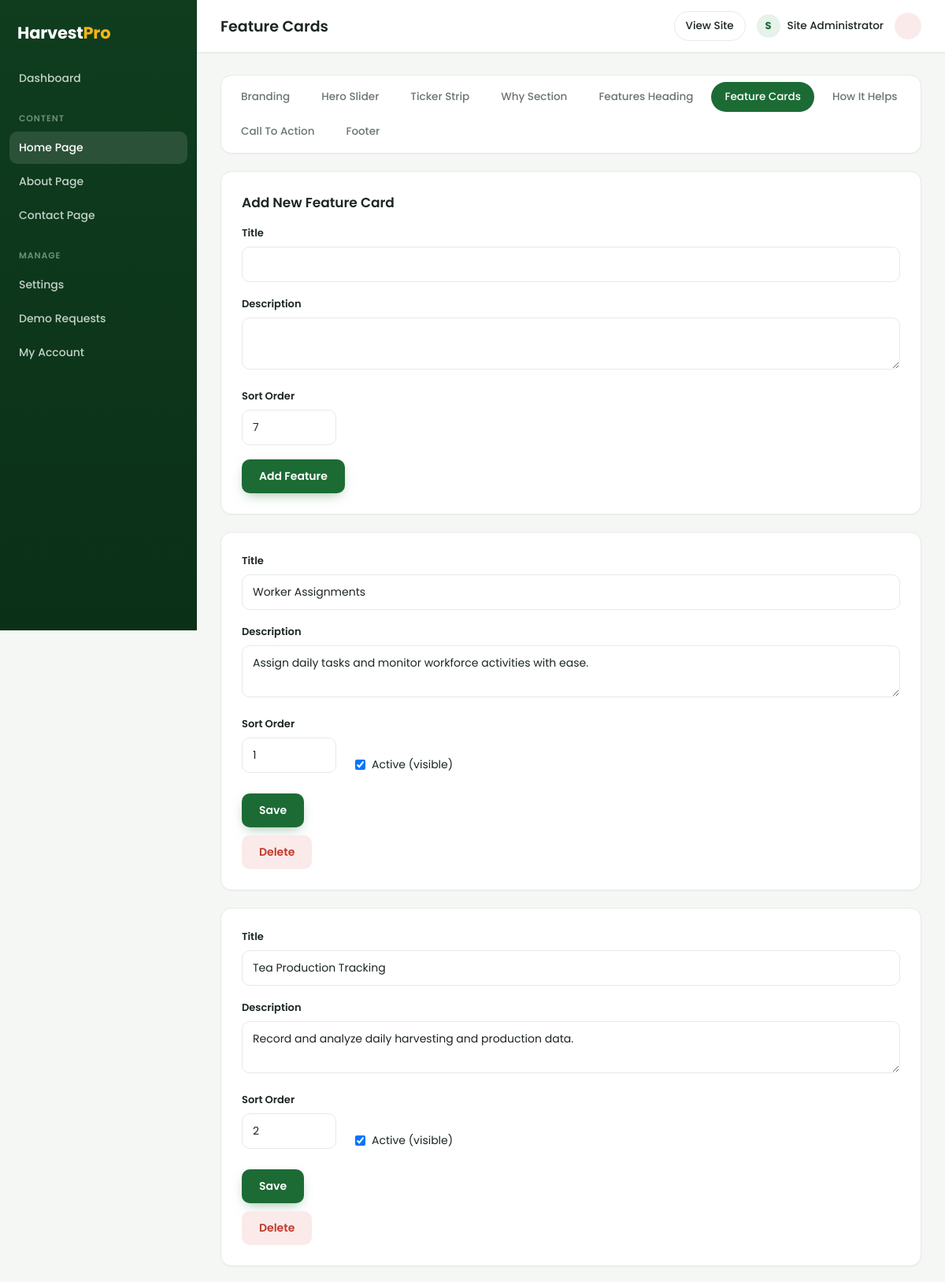
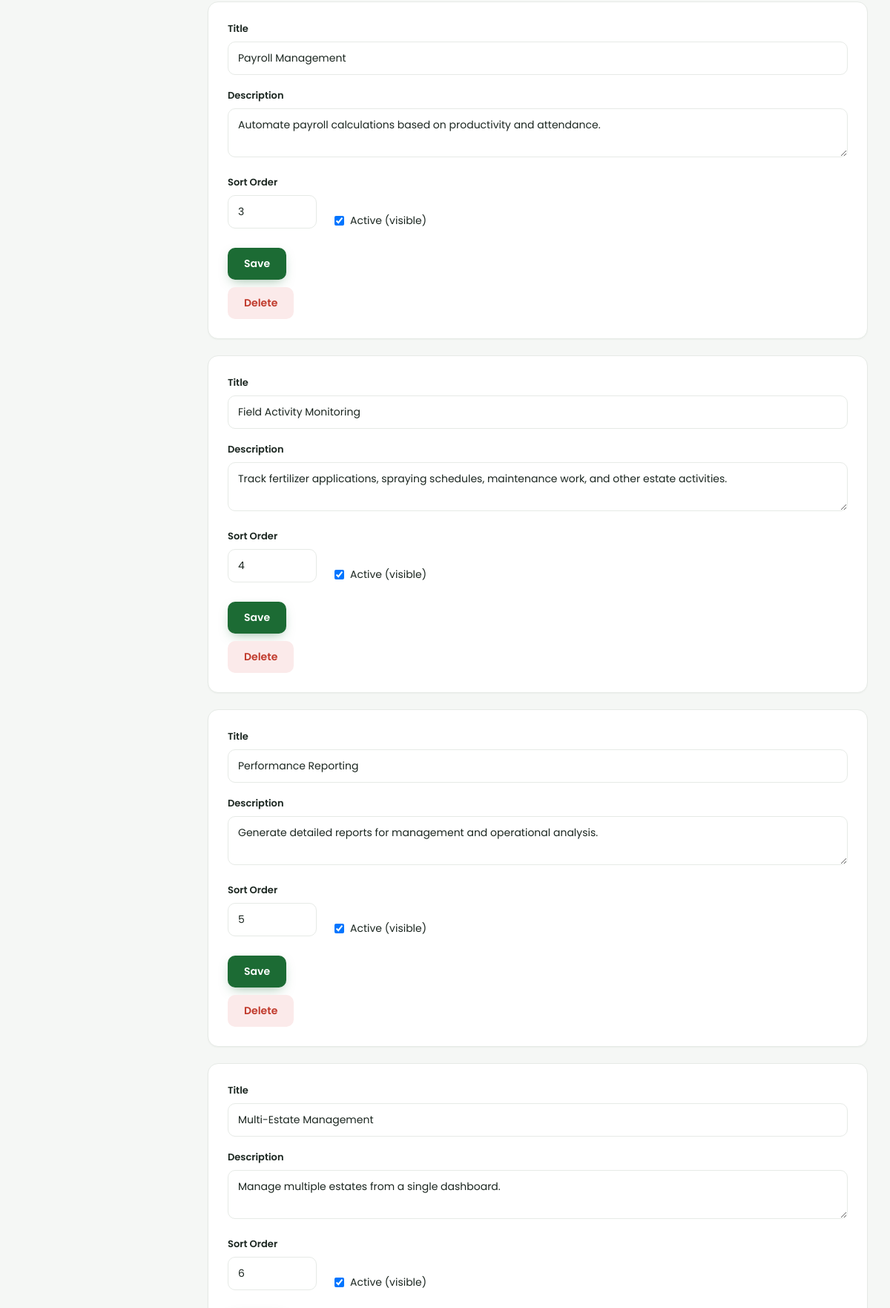
Screenshot of /admin/features.php (signed in, upper part) with the database file from the repository (2 pictures, top to bottom).
### tables this page shows
CREATE TABLE IF NOT EXISTS `features` (
  `id` INT(11) NOT NULL AUTO_INCREMENT,
  `title` VARCHAR(200) NOT NULL,
  `description` TEXT DEFAULT NULL,
  `sort_order` INT(11) NOT NULL DEFAULT 0,
  `is_active` TINYINT(1) NOT NULL DEFAULT 1,
  PRIMARY KEY (`id`)
);

### includes/functions.php (called while the page is built, shortened)
<?php
function e(?string $value): string
{
    return htmlspecialchars((string)$value, ENT_QUOTES, 'UTF-8');
}

### admin/auth.php (called while the page is built, shortened)
<?php
require_once dirname(__DIR__) . '/includes/functions.php';
function current_admin(): ?array
{
    global $pdo;
    $stmt = $pdo->prepare("SELECT * FROM admins WHERE id = ?");
    $stmt->execute([$_SESSION['admin_id']]);
    return $stmt->fetch() ?: null;
}

### admin/features.php (the view, shortened to what this page needs)
<?php
require_once __DIR__ . '/auth.php';
$features = $pdo->query("SELECT * FROM features ORDER BY sort_order ASC, id ASC")->fetchAll();
$pageTitle = 'Feature Cards';
$page = 'features';
require __DIR__ . '/header.php';
require __DIR__ . '/homepage-tabs.php';
?>
<div class="a-card">
  <h2 class="a-card-title">Add New Feature Card</h2>
  <form method="post">
    <div class="a-field"><label>Title</label><input type="text" name="title" required></div>
    <div class="a-field"><label>Description</label><textarea name="description" rows="2" required></textarea></div>
    <div class="a-field"><label>Sort Order</label><input type="number" name="sort_order" value="<?= count($features)+1 ?>" style="max-width:120px"></div>
    <button class="a-btn a-btn-primary"><?= admin_icon('plus', 16) ?> Add Feature</button>
  </form>
</div>
<?php foreach ($features as $f): ?>
  <div class="a-card">
    <form method="post">
      <div class="a-field"><label>Title</label><input type="text" name="title" value="<?= e($f['title']) ?>" required></div>
      <div class="a-field"><label>Description</label><textarea name="description" rows="2" required><?= e($f['description']) ?></textarea></div>
      <div class="a-row">
        <div class="a-field" style="max-width:120px"><label>Sort Order</label><input type="number" name="sort_order" value="<?= (int)$f['sort_order'] ?>"></div>
        <label class="a-check"><input type="checkbox" name="is_active" <?= $f['is_active']?'checked':'' ?>> Active (visible)</label>
      </div>
      <div class="a-actions">
        <button class="a-btn a-btn-primary" type="submit">Save</button>
      </div>
    </form>
    <form method="post" onsubmit="return confirm('Delete this feature card?');" style="margin-top:10px">
      <button class="a-btn a-btn-danger" type="submit"><?= admin_icon('trash', 16) ?> Delete</button>
    </form>
  </div>
<?php endforeach; ?>
<?php require __DIR__ . '/footer.php'; ?>

### admin/header.php (shortened to what this page needs)
<?php
require_once __DIR__ . '/auth.php';
$admin = current_admin();
$page  = $page ?? '';
?>
<!DOCTYPE html>
<html lang="en">
<head>
<link rel="stylesheet" href="assets/admin.css">
</head>
<body>
<div class="a-layout">
  <aside class="a-sidebar" id="aSidebar">
    <div class="a-logo">Harvest<span>Pro</span></div>
    <nav class="a-nav">
      <a href="index.php" class="<?= $page==='dashboard'?'active':'' ?>"><?= admin_icon('dashboard') ?> Dashboard</a>
      <p class="a-nav-label">Content</p>
      <a href="section.php?g=branding" class="<?= in_array($page, HOMEPAGE_TABS, true)?'active':'' ?>"><?= admin_icon('home') ?> Home Page</a>
      <a href="about-page.php" class="<?= $page==='about_page'?'active':'' ?>"><?= admin_icon('info') ?> About Page</a>
      <a href="contact-page.php" class="<?= $page==='contact_page'?'active':'' ?>"><?= admin_icon('pin') ?> Contact Page</a>
      <p class="a-nav-label">Manage</p>
      <a href="settings.php" class="<?= $page==='settings'?'active':'' ?>"><?= admin_icon('settings') ?> Settings</a>
      <a href="requests.php" class="<?= $page==='requests'?'active':'' ?>"><?= admin_icon('inbox') ?> Demo Requests</a>
      <a href="account.php" class="<?= $page==='account'?'active':'' ?>"><?= admin_icon('user') ?> My Account</a>
    </nav>
  </aside>
  <div class="a-main">
    <header class="a-topbar">
      <h1><?= e($pageTitle ?? 'Dashboard') ?></h1>
      <div class="a-top-right">
        <a href="../index.php" target="_blank" class="a-view-site"><?= admin_icon('external', 16) ?> View Site</a>
        <span class="a-user-chip">
          <span class="a-user-avatar"><?= e(strtoupper(substr($admin['full_name'] ?: $admin['username'], 0, 1))) ?></span>
          <span class="a-user"><?= e($admin['full_name'] ?: $admin['username']) ?></span>
        </span>
        <a href="logout.php" class="a-logout"><?= admin_icon('logout', 16) ?></a>
      </div>
    </header>
    <main class="a-content">

### admin/assets/admin.css (style rules this page uses)
:root { --green: #1c6b34; --green-dark: #0f3d1e; --green-mid: #175a2b; --green-tint: #e6f2ea; --gold: #f5b418; --ink: #1b2620; --muted: #6a776e; --line: #e6eae6; --bg: #f5f7f5; --white: #fff; --radius: 14px; --radius-sm: 10px; --shadow-sm: 0 1px 2px rgba(15,40,25,.04); --shadow-md: 0 10px 30px -14px rgba(15,40,25,.18); }
* { margin: 0; padding: 0; box-sizing: border-box; }
body { font-family: 'Poppins', system-ui, -apple-system, "Segoe UI", sans-serif; background: var(--bg); color: var(--ink); font-size: 15px; -webkit-font-smoothing: antialiased; }
a { color: var(--green); text-decoration: none; }
.a-layout { display: flex; min-height: 100vh; }
.a-sidebar { width: 250px; background: linear-gradient(180deg, var(--green-dark), #0b3018); color: #dfe8e2; flex-shrink: 0; padding: 22px 0; position: sticky; top: 0; height: 100vh; overflow-y: auto; }
.a-logo { font-size: 21px; font-weight: 700; padding: 4px 22px 22px; color: #fff; letter-spacing: -.01em; }
.a-logo span { color: var(--gold); }
.a-nav { display: flex; flex-direction: column; padding: 0 12px; }
.a-nav a { display: flex; align-items: center; gap: 11px; padding: 10px 12px; margin-bottom: 2px; color: #c3d2c8; font-size: 14px; font-weight: 500; border-radius: 10px; transition: .15s; }
.a-nav a.active { background: rgba(255,255,255,.12); color: #fff; }
.a-nav-label { padding: 20px 12px 8px; font-size: 11px; font-weight: 600; text-transform: uppercase; letter-spacing: .08em; color: #6d9079; }
.a-main { flex: 1; display: flex; flex-direction: column; min-width: 0; }
.a-topbar { background: #fff; border-bottom: 1px solid var(--line); padding: 14px 30px; display: flex; align-items: center; gap: 16px; position: sticky; top: 0; z-index: 10; box-shadow: var(--shadow-sm); }
.a-topbar h1 { font-size: 19px; font-weight: 600; flex: 1; }
.a-top-right { display: flex; align-items: center; gap: 14px; font-size: 14px; }
.a-view-site { display: inline-flex; align-items: center; gap: 7px; font-weight: 500; font-size: 13.5px; padding: 8px 14px; border: 1px solid var(--line); border-radius: 999px; color: var(--ink); transition: .15s; }
.a-user-chip { display: flex; align-items: center; gap: 9px; }
.a-user-avatar { width: 30px; height: 30px; border-radius: 50%; background: var(--green-tint); color: var(--green); display: grid; place-items: center; font-size: 13px; font-weight: 700; flex-shrink: 0; }
.a-user { color: var(--ink); font-weight: 500; font-size: 13.5px; }
.a-logout { display: grid; place-items: center; width: 34px; height: 34px; border-radius: 50%; color: #c0392b; background: #fbeaea; transition: .15s; }
.a-content { padding: 28px 30px; max-width: 960px; width: 100%; }
.a-card { background: #fff; border: 1px solid var(--line); border-radius: var(--radius); padding: 26px; margin-bottom: 22px; box-shadow: var(--shadow-sm); }
.a-card-title { font-size: 17px; font-weight: 600; margin-bottom: 16px; }
.a-field { margin-bottom: 18px; }
.a-field label { display: block; font-size: 13px; font-weight: 600; margin-bottom: 7px; }
.a-field input[type=text], .a-field input[type=password], .a-field input[type=number], .a-field input[type=email], .a-field textarea { width: 100%; padding: 11px 13px; border: 1px solid var(--line); border-radius: var(--radius-sm); font-family: inherit; font-size: 14px; color: var(--ink); transition: .15s; }
.a-row { display: flex; gap: 24px; align-items: flex-end; flex-wrap: wrap; }
.a-check { display: flex; align-items: center; gap: 8px; font-size: 14px; margin-bottom: 18px; }
.a-actions { margin-top: 8px; }
.a-btn { display: inline-flex; align-items: center; gap: 8px; padding: 11px 22px; border-radius: var(--radius-sm); font-family: inherit; font-size: 14px; font-weight: 600; border: none; cursor: pointer; transition: .15s; }
.a-btn-primary { background: var(--green); color: #fff; box-shadow: 0 6px 16px -6px rgba(28,107,52,.5); }
.a-btn-danger { background: #fbeaea; color: #c0392b; }

### rows the page displays
features: title "Worker Assignments", description "Assign daily tasks and monitor workforce activities with ease.", sort_order "1", is_active "☑"
features: title "Tea Production Tracking", description "Record and analyze daily harvesting and production data.", sort_order "2", is_active "☑"
features: title "Payroll Management", description "Automate payroll calculations based on productivity and attendance.", sort_order "3", is_active "☑"
features: title "Field Activity Monitoring", description "Track fertilizer applications, spraying schedules, maintenance work, and other estate activities.", sort_order "4", is_active "☑"
features: title "Performance Reporting", description "Generate detailed reports for management and operational analysis.", sort_order "5", is_active "☑"
features: title "Multi-Estate Management", description "Manage multiple estates from a single dashboard.", sort_order "6", is_active "☑"

### other values shown
$pageTitle "Feature Cards"
substr($admin['full_name'] ?: $admin['username'], 0, 1) "S"
$admin['full_name'] ?: $admin['username'] "Site Administrator"
$t['label'] "Branding"
$t['label'] "Hero Slider"
$t['label'] "Ticker Strip"
$t['label'] "Why Section"
$t['label'] "Features Heading"
$t['label'] "Feature Cards"
$t['label'] "How It Helps"
$t['label'] "Call To Action"
$t['label'] "Footer"
